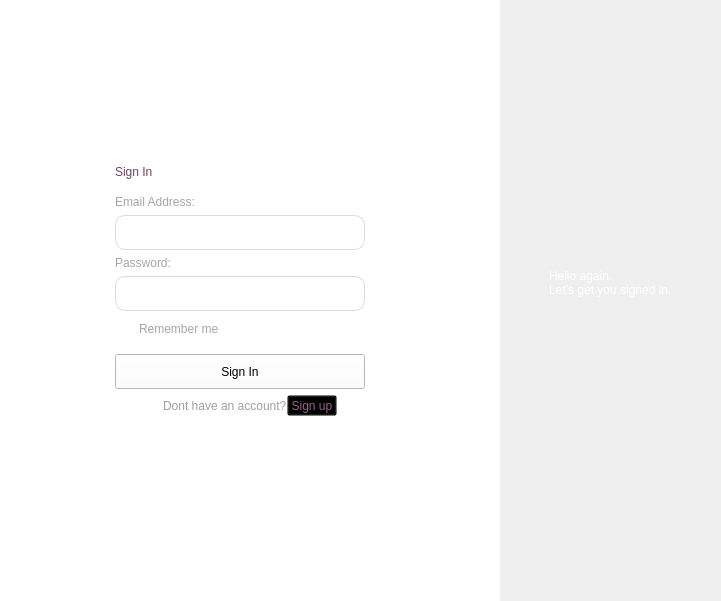
      <widget class="QWidget" name="page_2">
       <layout class="QHBoxLayout" name="horizontalLayout_5">
        <property name="spacing">
         <number>0</number>
        </property>
        <property name="leftMargin">
         <number>0</number>
        </property>
        <property name="topMargin">
         <number>0</number>
        </property>
        <property name="rightMargin">
         <number>0</number>
        </property>
        <property name="bottomMargin">
         <number>0</number>
        </property>
        <item>
         <widget class="QWidget" name="widget_3" native="true">
          <property name="minimumSize">
           <size>
            <width>500</width>
            <height>0</height>
           </size>
          </property>
          <property name="maximumSize">
           <size>
            <width>500</width>
            <height>16777215</height>
           </size>
          </property>
          <property name="styleSheet">
           <string notr="true">background-color: rgb(255, 255, 255);</string>
          </property>
          <layout class="QVBoxLayout" name="verticalLayout_16">
           <item>
            <spacer name="verticalSpacer_2">
             <property name="orientation">
              <enum>Qt::Orientation::Vertical</enum>
             </property>
             <property name="sizeHint" stdset="0">
              <size>
               <width>20</width>
               <height>149</height>
              </size>
             </property>
            </spacer>
           </item>
           <item>
            <layout class="QHBoxLayout" name="horizontalLayout_6">
             <property name="bottomMargin">
              <number>0</number>
             </property>
             <item>
              <spacer name="horizontalSpacer_4">
               <property name="orientation">
                <enum>Qt::Orientation::Horizontal</enum>
               </property>
               <property name="sizeHint" stdset="0">
                <size>
                 <width>40</width>
                 <height>20</height>
                </size>
               </property>
              </spacer>
             </item>
             <item>
              <layout class="QVBoxLayout" name="verticalLayout_15">
               <property name="spacing">
                <number>5</number>
               </property>
               <item>
                <layout class="QVBoxLayout" name="verticalLayout_9">
                 <property name="leftMargin">
                  <number>0</number>
                 </property>
                 <item>
                  <layout class="QVBoxLayout" name="verticalLayout_8">
                   <property name="spacing">
                    <number>5</number>
                   </property>
                   <property name="bottomMargin">
                    <number>10</number>
                   </property>
                   <item>
                    <layout class="QVBoxLayout" name="verticalLayout_7">
                     <property name="spacing">
                      <number>6</number>
                     </property>
                     <item>
                      <layout class="QVBoxLayout" name="verticalLayout_21">
                       <property name="spacing">
                        <number>0</number>
                       </property>
                       <property name="bottomMargin">
                        <number>10</number>
                       </property>
                       <item>
                        <widget class="QLabel" name="label_7">
                         <property name="styleSheet">
                          <string notr="true">color: rgb(108, 68, 100);
font: 700 40px &quot;Inter&quot;;
background-color: transparent
</string>
                         </property>
                         <property name="text">
                          <string>Sign In</string>
                         </property>
                        </widget>
                       </item>
                      </layout>
                     </item>
                     <item>
                      <layout class="QVBoxLayout" name="verticalLayout_10">
                       <item>
                        <widget class="QLabel" name="signin_email_lbl">
                         <property name="styleSheet">
                          <string notr="true">color:rgb(166, 166, 166);
font:500 12px &quot;Inter&quot;;
background-color: transparent
</string>
                         </property>
                         <property name="text">
                          <string>Email Address:</string>
                         </property>
                        </widget>
                       </item>
                       <item>
                        <widget class="QLineEdit" name="signin_email_line">
                         <property name="sizePolicy">
                          <sizepolicy hsizetype="Preferred" vsizetype="Fixed">
                           <horstretch>0</horstretch>
                           <verstretch>0</verstretch>
                          </sizepolicy>
                         </property>
                         <property name="minimumSize">
                          <size>
                           <width>250</width>
                           <height>35</height>
                          </size>
                         </property>
                         <property name="styleSheet">
                          <string notr="true">QLineEdit {
    background-color: transparent;
    border: 1px solid #dcdcdc;
    border-radius: 10px;
    padding-left: 14px;
    font: 500 12px &quot;Inter&quot;;
    color: rgb(108, 68, 103)
}

QLineEdit:focus {
    border: 1px solid rgb(255, 157, 160); /* Blue border on focus */
    background-color: #ffffff;
    outline: none;
}

QLineEdit[echoMode=&quot;1&quot;] { /* For password fields */
    letter-spacing: 2px;
}

QLineEdit::placeholder {
    color: #999999;
}
</string>
                         </property>
                         <property name="text">
                          <string/>
                         </property>
                         <property name="echoMode">
                          <enum>QLineEdit::EchoMode::Normal</enum>
                         </property>
                         <property name="dragEnabled">
                          <bool>true</bool>
                         </property>
                         <property name="readOnly">
                          <bool>false</bool>
                         </property>
                         <property name="placeholderText">
                          <string/>
                         </property>
                         <property name="clearButtonEnabled">
                          <bool>false</bool>
                         </property>
                        </widget>
                       </item>
                      </layout>
                     </item>
                     <item>
                      <layout class="QVBoxLayout" name="verticalLayout_11">
                       <item>
                        <widget class="QLabel" name="signin_password_lbl">
                         <property name="styleSheet">
                          <string notr="true">color: rgb(166, 166, 166);
font:500 12px &quot;Inter&quot;;
background-color: transparent
</string>
                         </property>
                         <property name="text">
                          <string>Password:</string>
                         </property>
                        </widget>
                       </item>
                       <item>
                        <widget class="QLineEdit" name="signin_password_line">
                         <property name="minimumSize">
                          <size>
                           <width>250</width>
                           <height>35</height>
                          </size>
                         </property>
                         <property name="styleSheet">
                          <string notr="true">QLineEdit {
    background-color: transparent;
    border: 1px solid #dcdcdc;
    border-radius: 10px;
    padding-left: 14px;
    font: 400 7px &quot;Inter&quot;;
    color:rgb(108, 68, 103)
}

QLineEdit:focus {
    border: 1px solid rgb(255, 157, 160); /* Blue border on focus */
    background-color: #ffffff;
    outline: none;
}

QLineEdit[echoMode=&quot;1&quot;] { /* For password fields */
    letter-spacing: 2px;
}

QLineEdit::placeholder {
    color: #999999;
}
</string>
                         </property>
                         <property name="text">
                          <string/>
                         </property>
                         <property name="echoMode">
                          <enum>QLineEdit::EchoMode::Password</enum>
                         </property>
                         <property name="placeholderText">
                          <string/>
                         </property>
                         <property name="clearButtonEnabled">
                          <bool>false</bool>
                         </property>
                        </widget>
                       </item>
                      </layout>
                     </item>
                    </layout>
                   </item>
                   <item>
                    <layout class="QHBoxLayout" name="horizontalLayout_4">
                     <property name="leftMargin">
                      <number>5</number>
                     </property>
                     <property name="topMargin">
                      <number>3</number>
                     </property>
                     <item>
                      <widget class="QCheckBox" name="remember_checkbox">
                       <property name="cursor">
                        <cursorShape>ArrowCursor</cursorShape>
                       </property>
                       <property name="styleSheet">
                        <string notr="true">
QCheckBox{
color: rgb(166, 166, 166);
font:500 10px &quot;Inter&quot;;
background-color: transparent;
}

QCheckBox::indicator {
    
	rgb(212, 212, 212)
}

</string>
                       </property>
                       <property name="text">
                        <string>Remember me</string>
                       </property>
                       <property name="tristate">
                        <bool>false</bool>
                       </property>
                      </widget>
                     </item>
                    </layout>
                   </item>
                  </layout>
                 </item>
                 <item>
                  <widget class="QToolButton" name="signin_btn">
                   <property name="sizePolicy">
                    <sizepolicy hsizetype="Preferred" vsizetype="Fixed">
                     <horstretch>0</horstretch>
                     <verstretch>0</verstretch>
                    </sizepolicy>
                   </property>
                   <property name="minimumSize">
                    <size>
                     <width>0</width>
                     <height>35</height>
                    </size>
                   </property>
                   <property name="cursor">
                    <cursorShape>PointingHandCursor</cursorShape>
                   </property>
                   <property name="styleSheet">
                    <string notr="true">/* Base style for QToolButton */
QToolButton {

    
    background: qlineargradient(
        x1: 0, y1: 0, x2: 1, y2: 1,
        stop: 0 rgb(253, 129, 130)
        stop: 1 rgb(246, 211, 206)
    );


    color: white;               /* White text */
    border: none;
    border-radius: 10px;
   
    font: 500 12px &quot;Inter&quot;;
   

    transition: background-color 0.3s ease;
}

/* Hover state */
QToolButton:hover {
    background-color: rgb(230, 146, 149)
}

/* Pressed state */
QToolButton:pressed {
    background-color: rgb(144, 72, 101) pressed */
}

/* Disabled state */
QToolButton:disabled {
    background-color: #A6A6A6;  /* Gray background when disabled */
    color: #666666;
    cursor: default;
}

/* Optional: Different style for Sign Up button */
QToolButton#signUpButton {
    background-color: #28A745;  /* Green */
}

QToolButton#signUpButton:hover {
    background-color: #1E7E34;
}

QToolButton#signUpButton:pressed {
    background-color: #155D27;
}
</string>
                   </property>
                   <property name="text">
                    <string>Sign In</string>
                   </property>
                  </widget>
                 </item>
                </layout>
               </item>
              </layout>
             </item>
             <item>
              <spacer name="horizontalSpacer_3">
               <property name="orientation">
                <enum>Qt::Orientation::Horizontal</enum>
               </property>
               <property name="sizeHint" stdset="0">
                <size>
                 <width>40</width>
                 <height>20</height>
                </size>
               </property>
              </spacer>
             </item>
             <item>
              <spacer name="verticalSpacer_5">
               <property name="orientation">
                <enum>Qt::Orientation::Vertical</enum>
               </property>
               <property name="sizeHint" stdset="0">
                <size>
                 <width>20</width>
                 <height>40</height>
                </size>
               </property>
              </spacer>
             </item>
            </layout>
           </item>
           <item>
            <layout class="QHBoxLayout" name="horizontalLayout_10">
             <property name="bottomMargin">
              <number>15</number>
             </property>
             <item>
              <spacer name="horizontalSpacer_10">
               <property name="orientation">
                <enum>Qt::Orientation::Horizontal</enum>
               </property>
               <property name="sizeHint" stdset="0">
                <size>
                 <width>40</width>
                 <height>20</height>
                </size>
               </property>
              </spacer>
             </item>
             <item>
              <layout class="QHBoxLayout" name="horizontalLayout_9">
               <property name="spacing">
                <number>0</number>
               </property>
               <property name="leftMargin">
                <number>0</number>
               </property>
               <property name="bottomMargin">
                <number>5</number>
               </property>
               <item>
                <widget class="QLabel" name="label_16">
                 <property name="maximumSize">
                  <size>
                   <width>133</width>
                   <height>16777215</height>
                  </size>
                 </property>
                 <property name="styleSheet">
                  <string notr="true">color:rgb(159, 159, 159);
font: 400 11px &quot;Inter&quot;;
background-color: transparent
</string>
                 </property>
                 <property name="text">
                  <string>Dont have an account?</string>
                 </property>
                </widget>
               </item>
               <item>
                <widget class="QToolButton" name="signup_existing_btn">
                 <property name="minimumSize">
                  <size>
                   <width>20</width>
                   <height>0</height>
                  </size>
                 </property>
                 <property name="maximumSize">
                  <size>
                   <width>50</width>
                   <height>16777215</height>
                  </size>
                 </property>
                 <property name="cursor">
                  <cursorShape>PointingHandCursor</cursorShape>
                 </property>
                 <property name="styleSheet">
                  <string notr="true">/* Default style */
QToolButton {
    background-color: transparent;
    color: rgb(153, 97, 146);
    font: 500 11px &quot;Inter&quot;;
}

/* Hover effect: darker border */
QToolButton:hover {
    border-color: rgb(198, 99, 137)
}

/* Pressed effect: even darker border */
QToolButton:pressed {
    border-color: rgb(144, 72, 101)
}

/* Disabled state */
QToolButton:disabled {
    border-color: #CCCCCC;
    color: #CCCCCC;
}
</string>
                 </property>
                 <property name="text">
                  <string>Sign up</string>
                 </property>
                </widget>
               </item>
              </layout>
             </item>
             <item>
              <spacer name="horizontalSpacer_7">
               <property name="orientation">
                <enum>Qt::Orientation::Horizontal</enum>
               </property>
               <property name="sizeHint" stdset="0">
                <size>
                 <width>40</width>
                 <height>20</height>
                </size>
               </property>
              </spacer>
             </item>
            </layout>
           </item>
           <item>
            <spacer name="verticalSpacer">
             <property name="orientation">
              <enum>Qt::Orientation::Vertical</enum>
             </property>
             <property name="sizeHint" stdset="0">
              <size>
               <width>20</width>
               <height>149</height>
              </size>
             </property>
            </spacer>
           </item>
          </layout>
         </widget>
        </item>
        <item>
         <widget class="QWidget" name="widget_4" native="true">
          <property name="styleSheet">
           <string notr="true">
    background: qlineargradient(
        x1: 0, y1: 1, x2: 1, y2: 0,
        stop: 0 rgb(253, 122, 124),
        stop: 0.5 rgb(250, 184, 183) ,
        stop: 1 rgb(244, 212, 212)
    );
</string>
          </property>
          <layout class="QVBoxLayout" name="verticalLayout_19">
           <item>
            <spacer name="verticalSpacer_7">
             <property name="orientation">
              <enum>Qt::Orientation::Vertical</enum>
             </property>
             <property name="sizeHint" stdset="0">
              <size>
               <width>20</width>
               <height>260</height>
              </size>
             </property>
            </spacer>
           </item>
           <item>
            <layout class="QHBoxLayout" name="horizontalLayout_11">
             <item>
              <spacer name="horizontalSpacer_5">
               <property name="orientation">
                <enum>Qt::Orientation::Horizontal</enum>
               </property>
               <property name="sizeHint" stdset="0">
                <size>
                 <width>40</width>
                 <height>20</height>
                </size>
               </property>
              </spacer>
             </item>
             <item>
              <layout class="QVBoxLayout" name="verticalLayout_12">
               <property name="spacing">
                <number>0</number>
               </property>
               <item>
                <widget class="QLabel" name="label_14">
                 <property name="styleSheet">
                  <string notr="true">color: rgb(255, 255, 255);
font: 600 30px &quot;Inter&quot;;
background-color: transparent
</string>
                 </property>
                 <property name="text">
                  <string>Hello again.</string>
                 </property>
                </widget>
               </item>
               <item>
                <widget class="QLabel" name="label_15">
                 <property name="styleSheet">
                  <string notr="true">color: rgb(255, 255, 255);
font: 500 20px &quot;Inter&quot;;
background-color: transparent
</string>
                 </property>
                 <property name="text">
                  <string>Let’s get you signed in.</string>
                 </property>
                </widget>
               </item>
              </layout>
             </item>
             <item>
              <spacer name="horizontalSpacer_6">
               <property name="orientation">
                <enum>Qt::Orientation::Horizontal</enum>
               </property>
               <property name="sizeHint" stdset="0">
                <size>
                 <width>40</width>
                 <height>20</height>
                </size>
               </property>
              </spacer>
             </item>
            </layout>
           </item>
           <item>
            <spacer name="verticalSpacer_6">
             <property name="orientation">
              <enum>Qt::Orientation::Vertical</enum>
             </property>
             <property name="sizeHint" stdset="0">
              <size>
               <width>20</width>
               <height>259</height>
              </size>
             </property>
            </spacer>
           </item>
           <item>
            <layout class="QHBoxLayout" name="horizontalLayout_14">
             <item>
              <spacer name="horizontalSpacer_11">
               <property name="orientation">
                <enum>Qt::Orientation::Horizontal</enum>
               </property>
               <property name="sizeHint" stdset="0">
                <size>
                 <width>40</width>
                 <height>20</height>
                </size>
               </property>
              </spacer>
             </item>
             <item>
              <widget class="QLabel" name="logomin_2">
               <property name="minimumSize">
                <size>
                 <width>40</width>
                 <height>30</height>
                </size>
               </property>
               <property name="maximumSize">
                <size>
                 <width>40</width>
                 <height>30</height>
                </size>
               </property>
               <property name="styleSheet">
                <string notr="true">background-color: transparent</string>
               </property>
               <property name="text">
                <string/>
               </property>
               <property name="pixmap">
                <pixmap>../images/logomin.png</pixmap>
               </property>
               <property name="scaledContents">
                <bool>true</bool>
               </property>
              </widget>
             </item>
            </layout>
           </item>
          </layout>
         </widget>
        </item>
       </layout>
      </widget>
